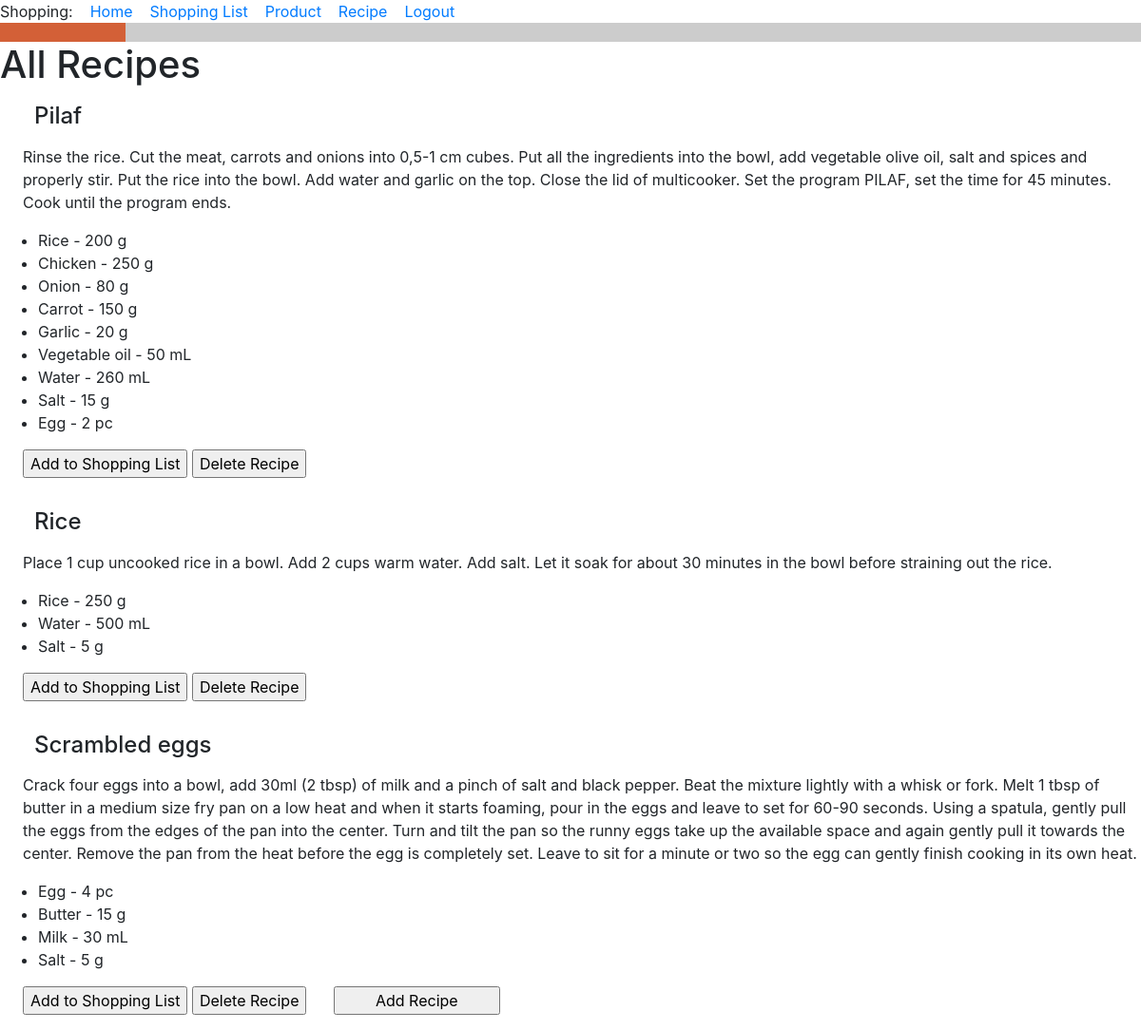
/all_recipes (signed in), run on the app's committed database.
### food_app/models.py (models this page shows, shortened)
class Recipe(db.Model):
    id = db.Column(db.Integer, primary_key=True)
    title = db.Column(db.String(256), index=True, unique=True, nullable=False)
    owner = db.Column(db.ForeignKey('user.id'))
    ingredients = db.relationship('Ingredient', backref='recipe', lazy='dynamic')
    description = db.Column(db.Text)
    def __str__(self):
        return f'{self.title}'.capitalize()

class Ingredient(db.Model):
    id = db.Column(db.Integer, primary_key=True)
    recipe_id = db.Column(db.ForeignKey('recipe.id'))
    product_id = db.Column(db.ForeignKey('product.id'))
    product = db.relationship('Product')
    quantity = db.Column(db.Integer)
    unit_of_measure = db.Column(db.String(120))
    def __str__(self):
        return f'{self.product} - {self.quantity} {self.unit_of_measure}'

class Product(db.Model):
    id = db.Column(db.Integer, primary_key=True)
    title = db.Column(db.String(256), index=True, unique=True, nullable=False)
    type_of_product = db.Column(db.String(120))
    unit_of_measure = db.Column(db.String(120))
    def __str__(self):
        return f'{self.title}'.capitalize()  # Big first letter only.

### food_app/routes.py (the view)
@app.route('/all_recipes', methods=['GET', 'POST'])
@login_required
def all_recipes():
    recipes = Recipe.query.all()
    return render_template(
        'all_recipes.html',
        title='All Recipes',
        recipes=recipes,
    )

### food_app/models.py (called while the page is built)
@login.user_loader
def load_user(id):
    return User.query.get(int(id))

### food_app/templates/all_recipes.html (shortened to what this page needs)
{% extends "base.html" %}
{% block content %}
<h1>All Recipes</h1>
    {% for recipe in recipes %}
    <h4><div><p><p style="margin-left:1.5em">{{ recipe }} </p></div></h4>
    <div><p><p style="margin-left:1.5em">{{ recipe.description }}</p></div>
    <div><ul>  {% for ingredient in recipe.ingredients %}
        <li>{{ ingredient }}</li>
        {% endfor %}
    </ul>
    </div>
<head>
</head>
<form action="{{ url_for('add_portions', recipe_id=recipe.id) }}">
    <p style="margin-left:1.5em"><input class="button" type="submit" value="Add to Shopping List"></p>
</form>
<form action="{{ url_for('delete_recipe', recipe_id=recipe.id) }}">
    <input class="button" type="submit" value="Delete Recipe">
</form>
{% endfor %}
<form>
<p style="margin-left:1.5em"><input type="button" value="        Add Recipe        " onClick='location.href="add_recipe"'>
</form>
{% endblock %}

### food_app/templates/all_recipes.html (style rules this page uses)
form { display: inline-block; }

### data on the page
Recipe: title "Pilaf", description "Rinse the rice. Cut the meat, carrots and onions into 0,5-1 cm cubes. Put all the ingredients into the bowl, add vegetable olive oil, salt and spices and properly stir. Put the rice into the bowl. Add water and garlic on the top. Close the lid of multicooker. Set the program PILAF, set the time for 45 minutes. Cook until the program ends."
Ingredient: quantity+unit_of_measure "Rice - 200 g"
Ingredient: quantity+unit_of_measure "Chicken - 250 g"
Ingredient: quantity+unit_of_measure "Onion - 80 g"
Ingredient: quantity+unit_of_measure "Carrot - 150 g"
Ingredient: quantity+unit_of_measure "Garlic - 20 g"
Ingredient: quantity+unit_of_measure "Vegetable oil - 50 mL"
Ingredient: quantity+unit_of_measure "Water - 260 mL"
Ingredient: quantity+unit_of_measure "Salt - 15 g"
Ingredient: quantity+unit_of_measure "Egg - 2 pc"
Recipe: title "Rice", description "Place 1 cup uncooked rice in a bowl. Add 2 cups warm water. Add salt. Let it soak for about 30 minutes in the bowl before straining out the rice."
Ingredient: quantity+unit_of_measure "Rice - 250 g"
Ingredient: quantity+unit_of_measure "Water - 500 mL"
Ingredient: quantity+unit_of_measure "Salt - 5 g"
Recipe: title "Scrambled eggs", description "Crack four eggs into a bowl, add 30ml (2 tbsp) of milk and a pinch of salt and black pepper. Beat the mixture lightly with a whisk or fork. Melt 1 tbsp of butter in a medium size fry pan on a low heat and when it starts foaming, pour in the eggs and leave to set for 60-90 seconds. Using a spatula, gently pull the eggs from the edges of the pan into the center. Turn and tilt the pan so the runny eggs take up the available space and again gently pull it towards the center. Remove the pan from the heat before the egg is completely set. Leave to sit for a minute or two so the egg can gently finish cooking in its own heat."
Ingredient: quantity+unit_of_measure "Egg - 4 pc"
Ingredient: quantity+unit_of_measure "Butter - 15 g"
Ingredient: quantity+unit_of_measure "Milk - 30 mL"
Ingredient: quantity+unit_of_measure "Salt - 5 g"
